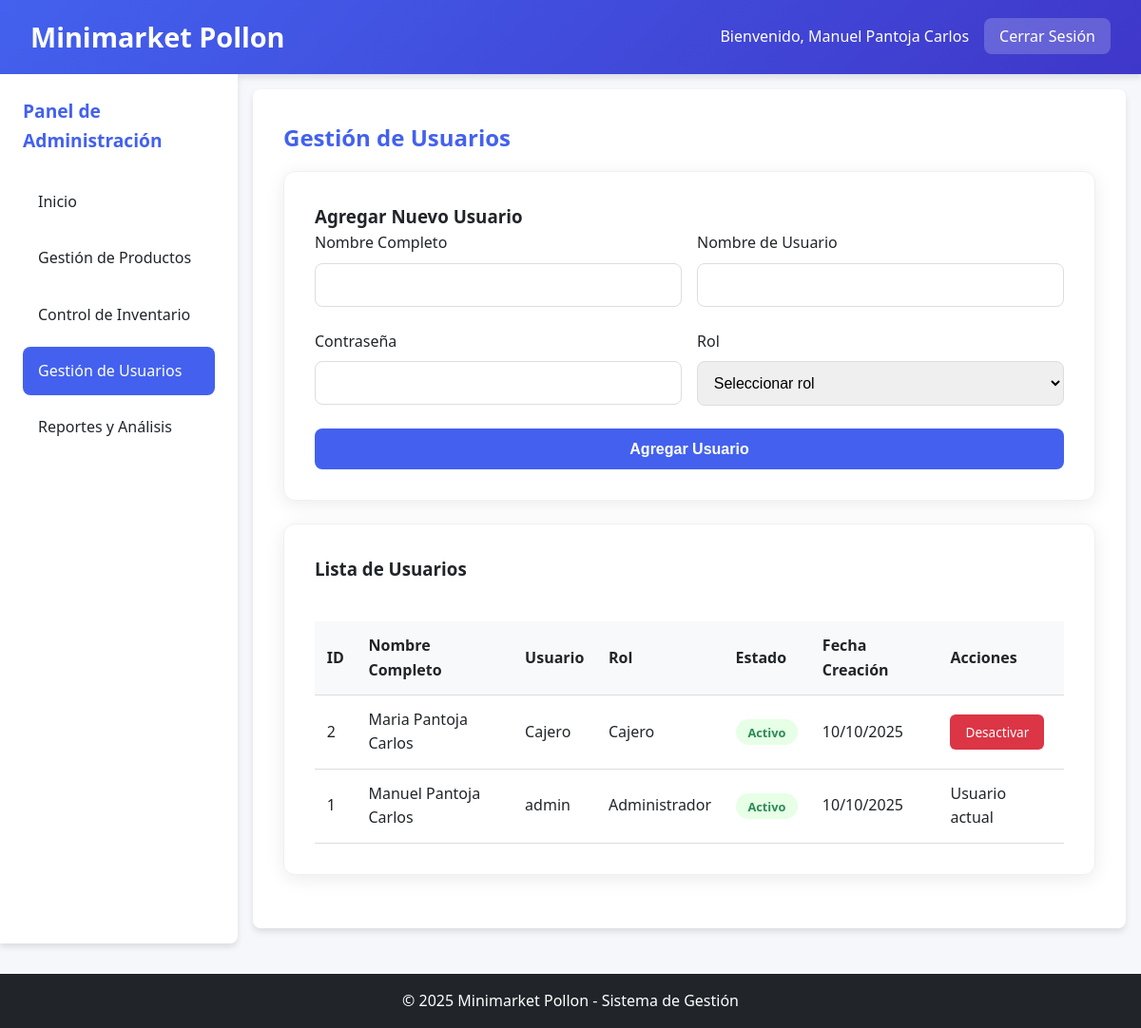
The app's page /admin/usuarios.php (signed in) with its own data.
### tables this page shows
CREATE TABLE `usuarios` (
  `id` int NOT NULL,
  `nombre_completo` varchar(100) NOT NULL,
  `usuario` varchar(50) NOT NULL,
  `contraseña` varchar(255) NOT NULL,
  `rol` enum('Administrador','Cajero') NOT NULL,
  `estado` enum('Activo','Inactivo') DEFAULT 'Activo',
  `fecha_creacion` timestamp NULL DEFAULT CURRENT_TIMESTAMP
);

### admin/usuarios.php (the view, shortened to what this page needs)
<?php
$database = new Database();
$db = $database->getConnection();
$query = "SELECT * FROM usuarios ORDER BY id DESC";
$stmt = $db->prepare($query);
$stmt->execute();
$usuarios = $stmt->fetchAll(PDO::FETCH_ASSOC);
?>
<!DOCTYPE html>
<html lang="es">
<head>
    <link rel="stylesheet" href="../css/styles.css">
</head>
<body>
    <?php include('../includes/header.php'); ?>
    <div class="container">
        <?php include('../includes/sidebar_admin.php'); ?>
        <div class="main-content">
            <h2>Gestión de Usuarios</h2>
            <div class="card">
                <h3>Agregar Nuevo Usuario</h3>
                <form method="POST" action="">
                    <div class="form-row">
                        <div class="form-group">
                            <label for="nombre_completo">Nombre Completo</label>
                            <input type="text" id="nombre_completo" name="nombre_completo" required>
                        </div>
                        <div class="form-group">
                            <label for="usuario">Nombre de Usuario</label>
                            <input type="text" id="usuario" name="usuario" required>
                        </div>
                    </div>
                    <div class="form-row">
                        <div class="form-group">
                            <label for="contraseña">Contraseña</label>
                            <input type="password" id="contraseña" name="contraseña" required>
                        </div>
                        <div class="form-group">
                            <label for="rol">Rol</label>
                            <select id="rol" name="rol" required>
                                <option value="">Seleccionar rol</option>
                            </select>
                        </div>
                    </div>
                    <button type="submit" name="agregar_usuario" class="btn-primary">Agregar Usuario</button>
                </form>
            </div>
            <div class="card">
                <h3>Lista de Usuarios</h3>
                <div class="table-container">
                    <table class="data-table">
                        <thead>
                            <tr>
                                <th>ID</th>
                                <th>Nombre Completo</th>
                                <th>Usuario</th>
                                <th>Rol</th>
                                <th>Estado</th>
                                <th>Fecha Creación</th>
                                <th>Acciones</th>
                            </tr>
                        </thead>
                        <tbody>
                            <?php foreach ($usuarios as $usuario): ?>
                            <tr>
                                <td><?php echo $usuario['id']; ?></td>
                                <td><?php echo htmlspecialchars($usuario['nombre_completo']); ?></td>
                                <td><?php echo htmlspecialchars($usuario['usuario']); ?></td>
                                <td><?php echo $usuario['rol']; ?></td>
                                <td>
                                    <span class="estado <?php echo strtolower($usuario['estado']); ?>">
                                        <?php echo $usuario['estado']; ?>
                                    </span>
                                </td>
                                <td><?php echo date('d/m/Y', strtotime($usuario['fecha_creacion'])); ?></td>
                                <td>
                                    <?php if ($usuario['id'] != $_SESSION['user_id']): ?>
                                    <a href="?cambiar_estado=<?php echo $usuario['id']; ?>&estado=<?php echo $usuario['estado']; ?>"
                                       class="btn-action <?php echo $usuario['estado'] == 'Activo' ? 'btn-delete' : 'btn-edit'; ?>"
                                       onclick="return confirm('¿Estás seguro de cambiar el estado de este usuario?')">
                                        <?php echo $usuario['estado'] == 'Activo' ? 'Desactivar' : 'Activar'; ?>
                                    </a>
                                    <?php else: ?>
                                        <span class="text-muted">Usuario actual</span>
                                    <?php endif; ?>
                                </td>
                            </tr>
                            <?php endforeach; ?>
                        </tbody>
                    </table>
                </div>
            </div>
        </div>
    </div>
    <?php include('../includes/footer.php'); ?>
</body>
</html>

### css/styles.css (style rules this page uses)
:root { --primary-color: #4361ee; --secondary-color: #3f37c9; --success-color: #4cc9f0; --warning-color: #f72585; --danger-color: #e63946; --light-color: #f8f9fa; --dark-color: #212529; --gray-color: #6c757d; --border-radius: 8px; --box-shadow: 0 4px 6px rgba(0, 0, 0, 0.1); --transition: all 0.3s ease; }
* { margin: 0; padding: 0; box-sizing: border-box; }
body { font-family: 'Segoe UI', Tahoma, Geneva, Verdana, sans-serif; line-height: 1.6; color: var(--dark-color); background-color: #f5f7fb; }
.container { display: flex; min-height: calc(100vh - 120px); }
.main-content { flex: 1; padding: 2rem; background-color: white; margin: 1rem; border-radius: var(--border-radius); box-shadow: var(--box-shadow); }
.main-content h2 { margin-bottom: 1rem; color: var(--primary-color); }
.form-group { margin-bottom: 1.5rem; }
.form-group label { display: block; margin-bottom: 0.5rem; font-weight: 500; }
.form-group input, .form-group select { width: 100%; padding: 0.8rem; border: 1px solid #ddd; border-radius: var(--border-radius); font-size: 1rem; transition: var(--transition); }
.btn-primary { width: 100%; padding: 0.8rem; background-color: var(--primary-color); color: white; border: none; border-radius: var(--border-radius); font-size: 1rem; font-weight: 600; cursor: pointer; transition: var(--transition); }
.table-container { overflow-x: auto; margin-top: 1.5rem; }
.data-table { width: 100%; border-collapse: collapse; margin-top: 1rem; }
.data-table th, .data-table td { padding: 0.8rem; text-align: left; border-bottom: 1px solid #ddd; }
.data-table th { background-color: #f8f9fa; font-weight: 600; }
.btn-action { padding: 0.4rem 0.8rem; border: none; border-radius: 4px; cursor: pointer; font-size: 0.8rem; margin-right: 0.3rem; transition: var(--transition); }
.btn-delete { background-color: var(--danger-color); color: white; }
.form-row { display: flex; gap: 1rem; }
.form-row .form-group { flex: 1; }
.card { background: white; padding: 1.5rem; border-radius: var(--border-radius); box-shadow: var(--box-shadow); margin-bottom: 1.5rem; }
.estado { padding: 0.3rem 0.8rem; border-radius: 20px; font-size: 0.8rem; font-weight: 600; }
.estado.activo { background-color: #e6ffe6; color: #2e8b57; }
.btn-action { display: inline-flex; align-items: center; gap: 0.3rem; padding: 0.5rem 1rem; border: none; border-radius: 6px; text-decoration: none; font-size: 0.85rem; font-weight: 500; transition: var(--transition); cursor: pointer; }
.btn-delete { background: #dc3545; color: white; }
.card { background: white; padding: 2rem; border-radius: 12px; box-shadow: 0 4px 20px rgba(0, 0, 0, 0.08); border: 1px solid #f0f0f0; transition: var(--transition); }

### records on screen
usuarios: id "2", nombre_completo "Maria Pantoja Carlos", usuario "Cajero", rol "Cajero", estado "Activo", fecha_creacion "10/10/2025", shows "Desactivar"
usuarios: id "1", nombre_completo "Manuel Pantoja Carlos", usuario "admin", rol "Administrador", estado "Activo", fecha_creacion "10/10/2025", shows "Usuario actual"

### other values on screen
$_SESSION['user_name'] "Manuel Pantoja Carlos"
